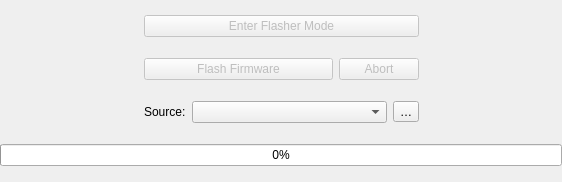
<?xml version="1.0" encoding="UTF-8"?>
<ui version="4.0">
 <class>Flasher</class>
 <widget class="QWidget" name="Flasher">
  <property name="geometry">
   <rect>
    <x>0</x>
    <y>0</y>
    <width>562</width>
    <height>182</height>
   </rect>
  </property>
  <property name="windowTitle">
   <string>Form</string>
  </property>
  <layout class="QGridLayout" name="gridLayout" columnstretch="1,2,1">
   <property name="leftMargin">
    <number>0</number>
   </property>
   <property name="topMargin">
    <number>0</number>
   </property>
   <property name="rightMargin">
    <number>0</number>
   </property>
   <property name="bottomMargin">
    <number>0</number>
   </property>
   <item row="0" column="0">
    <spacer name="horizontalSpacer_2">
     <property name="orientation">
      <enum>Qt::Horizontal</enum>
     </property>
     <property name="sizeHint" stdset="0">
      <size>
       <width>135</width>
       <height>20</height>
      </size>
     </property>
    </spacer>
   </item>
   <item row="0" column="1">
    <widget class="QPushButton" name="pushButton_FlasherMode">
     <property name="enabled">
      <bool>false</bool>
     </property>
     <property name="sizePolicy">
      <sizepolicy hsizetype="Minimum" vsizetype="Fixed">
       <horstretch>0</horstretch>
       <verstretch>0</verstretch>
      </sizepolicy>
     </property>
     <property name="toolTip">
      <string>Reboots the device into bootloader (DFU) mode so it can accept a new firmware image. Required before clicking Flash Firmware.</string>
     </property>
     <property name="text">
      <string>Enter Flasher Mode</string>
     </property>
    </widget>
   </item>
   <item row="0" column="2">
    <spacer name="horizontalSpacer_5">
     <property name="orientation">
      <enum>Qt::Horizontal</enum>
     </property>
     <property name="sizeHint" stdset="0">
      <size>
       <width>134</width>
       <height>20</height>
      </size>
     </property>
    </spacer>
   </item>
   <item row="1" column="1">
    <layout class="QHBoxLayout" name="layoutH_FlashRow" stretch="3,1">
     <property name="spacing">
      <number>6</number>
     </property>
     <item>
      <widget class="QPushButton" name="pushButton_FlashFirmware">
       <property name="enabled">
        <bool>false</bool>
       </property>
       <property name="sizePolicy">
        <sizepolicy hsizetype="Minimum" vsizetype="Fixed">
         <horstretch>0</horstretch>
         <verstretch>0</verstretch>
        </sizepolicy>
       </property>
       <property name="toolTip">
        <string>Flash the selected firmware to the device. The device must already be in flasher mode (click Enter Flasher Mode first). Source is picked from the dropdown below -- "Browse for file..." opens a file picker; named entries are recovery binaries from the recovery/ folder.</string>
       </property>
       <property name="text">
        <string>Flash Firmware</string>
       </property>
      </widget>
     </item>
     <item>
      <widget class="QPushButton" name="pushButton_AbortFlash">
       <property name="enabled">
        <bool>false</bool>
       </property>
       <property name="sizePolicy">
        <sizepolicy hsizetype="Minimum" vsizetype="Fixed">
         <horstretch>0</horstretch>
         <verstretch>0</verstretch>
        </sizepolicy>
       </property>
       <property name="toolTip">
        <string>Abort flasher mode without flashing. Shows instructions for getting the device back to application mode (the bootloader doesn't have a software-abort command; the user has to power-cycle).</string>
       </property>
       <property name="text">
        <string>Abort</string>
       </property>
      </widget>
     </item>
    </layout>
   </item>
   <item row="2" column="1">
    <layout class="QHBoxLayout" name="layoutH_FlashSource" stretch="0,1,0">
     <property name="spacing">
      <number>6</number>
     </property>
     <item>
      <widget class="QLabel" name="label_FlashSource">
       <property name="text">
        <string>Source:</string>
       </property>
      </widget>
     </item>
     <item>
      <widget class="QComboBox" name="comboBox_FlashSource">
       <property name="toolTip">
        <string>Pick a firmware source. "Browse for file..." opens a file picker for any .bin. Named entries are recovery binaries auto-detected in the recovery/ folder next to the configurator -- drop known-good .bin files there to add them.</string>
       </property>
      </widget>
     </item>
     <item>
      <widget class="QToolButton" name="toolButton_OpenRecoveryDir">
       <property name="toolTip">
        <string>Open the recovery folder so you can add or remove .bin files. The dropdown rescans on next click.</string>
       </property>
       <property name="text">
        <string notr="true">…</string>
       </property>
      </widget>
     </item>
    </layout>
   </item>
   <item row="3" column="0" colspan="3">
    <widget class="QProgressBar" name="progressBar_Flash">
     <property name="sizePolicy">
      <sizepolicy hsizetype="Expanding" vsizetype="Fixed">
       <horstretch>0</horstretch>
       <verstretch>0</verstretch>
      </sizepolicy>
     </property>
     <property name="value">
      <number>0</number>
     </property>
     <property name="alignment">
      <set>Qt::AlignCenter</set>
     </property>
    </widget>
   </item>
  </layout>
 </widget>
 <resources/>
 <connections/>
</ui>
